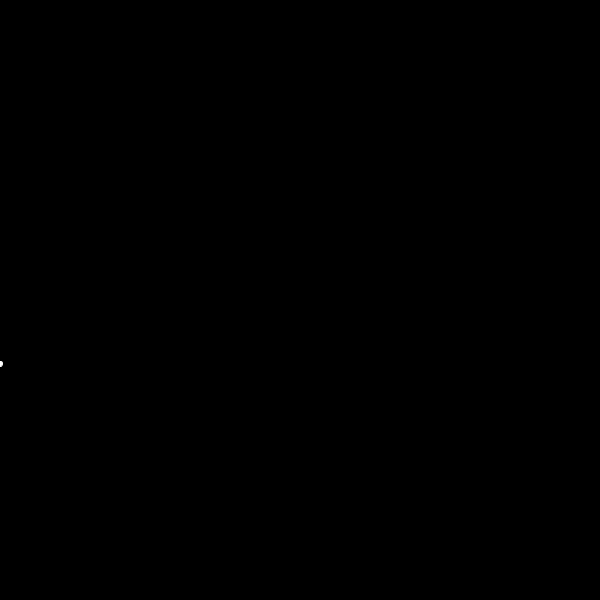
Frame 1 (no input)
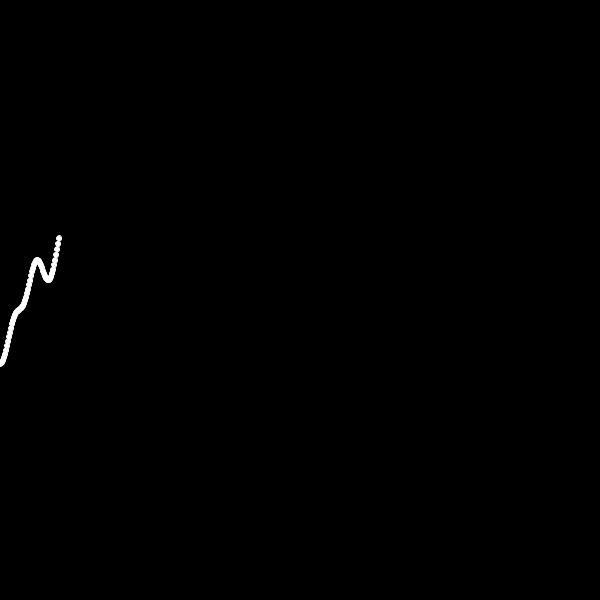
Frame 60 (the mouse pressed at the canvas centre just before this capture)
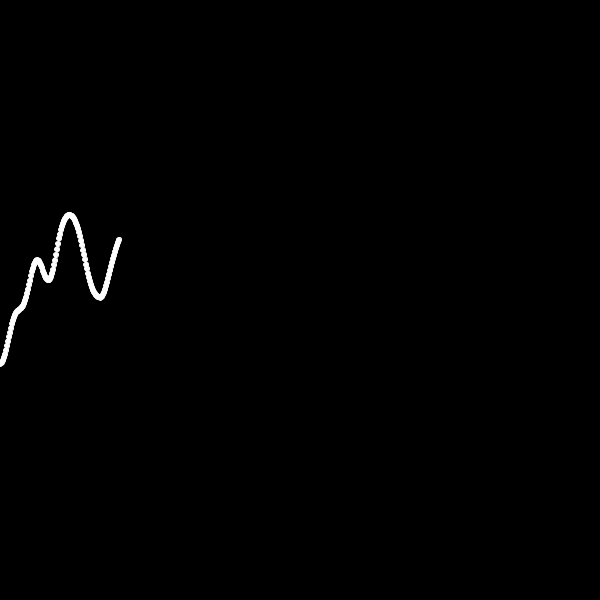
Frame 120 (the mouse held since frame 60 and released just before this capture)

The Processing sketch that drew these frames (run headless with seeded random() and noise(); from frame 60 on, the mouse is pressed at the canvas centre):

// Processing sketch: graph_perlin_noise
// ── graph_perlin_noise.pde
float t = 0;
int x = 0;
void setup() {
  size(600,600);
  background(0);
  stroke(255);
}
void draw() {
  float n = noise(t);
  float r = random(0,1);
  ellipse(x,n*height,5,5);
  x++;
  t += 0.01;
}
